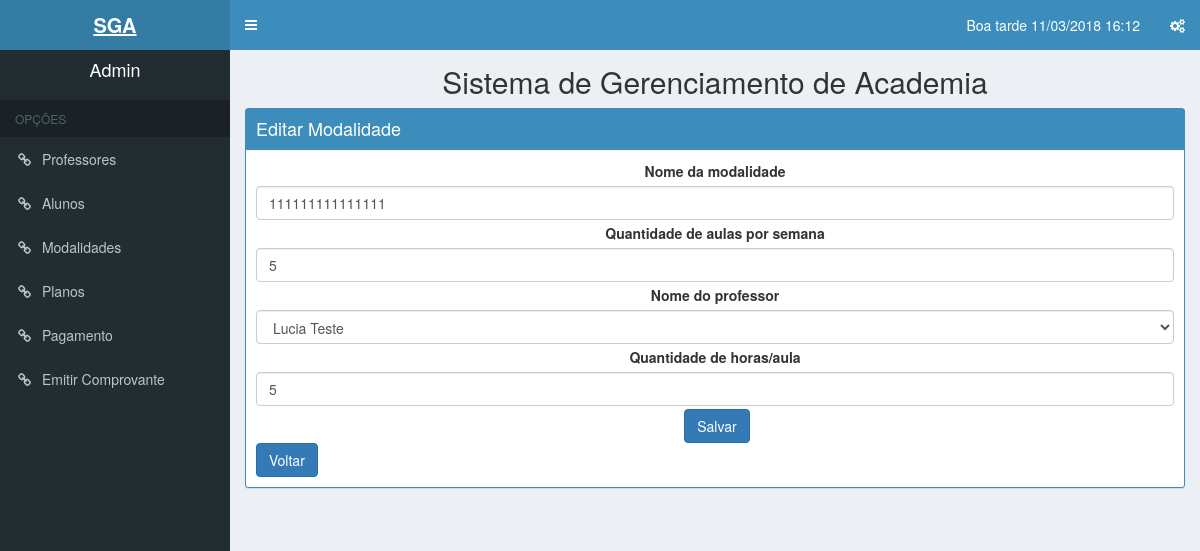
Screenshot of /Views/modalidadeEdit.php?cd_modalidade=4 (signed in) with the database file from the repository.
### tables this page shows
CREATE TABLE `modalidade` (
  `cd_modalidade` int(11) NOT NULL,
  `nm_modalidade` varchar(30) NOT NULL,
  `qt_aulasem` int(5) NOT NULL,
  `qt_hraula` int(5) NOT NULL,
  `nm_professor` varchar(50) NOT NULL
);

### controllers/buscarModalidade.php (called while the page is built, shortened)
<?php
    $cd_modalidade = isset($_GET['cd_modalidade'])? (int) $_GET['cd_modalidade']: null;
    $PDO = db_connect();
    $sql = "SELECT cd_modalidade,
            nm_modalidade,
            qt_aulasem,
            nm_professor,
            qt_hraula
            FROM modalidade
            WHERE cd_modalidade = '$cd_modalidade'";
    $stmt = $PDO->prepare($sql);
    $stmt->bindParam(':cd_modalidade', $cd_modalidade, PDO::PARAM_INT);
    $stmt->execute();
    $user = $stmt->fetch(PDO::FETCH_ASSOC);
?>

### Views/modalidadeEdit.php (the view, shortened to what this page needs)
<?php
include ('../controllers/buscarModalidade.php');
include ('header.php');
?>
<h2 class="center">Sistema de Gerenciamento de Academia</h2>
<div class="box box-solid box-primary">
    <div class="box-header with-border">
        <h3 class="box-title">Editar Modalidade</h3>
    </div>
    <div class="box-body">
        <form action="../controllers/editarModalidade.php?cd_modalidade=<?php echo $user['cd_modalidade'] ?>" method="POST"  align='middle'>
            <div class="form-group">
                <label for="nomemodalidade">Nome da modalidade</label>
                <input class="form-control" type="text" id="nomemodalidade" value="<?php echo $user['nm_modalidade']; ?>" name="nomemodalidade"/>
            </div>
            <div class="form-group">
                <label for="qtaulassemana">Quantidade de aulas por semana</label>
                <input class="form-control" type="number" min="1" max="5" id="qtaulassemana" name="qtaulassemana" value="<?php echo $user['qt_aulasem'] ?>">
            </div>
            <div class="form-group">
                <label for="professor">Nome do professor</label>
                <select name="professor" class="form-control" id="professor">
                    <option><?php echo $user['nm_professor'] ?></option>
                </select>
            </div>
            <div class="form-group">
                <label for="quthorasaula">Quantidade de horas/aula</label>
                <input class="form-control" type="number" min="1" max="5" id="qthorasaula" name="qthorasaula" value="<?php echo $user['qt_hraula'] ?>">
            </div>
            <button class="btn btn-primary" id="salvar" >Salvar</button>
        </form>
        <a href="modalidade.php"><button class="btn btn-primary" id="voltar" >Voltar</button></a>
    </div>
</div>
<?php include 'footer.php'; ?>

### rows the page displays
modalidade: nomemodalidade "111111111111111", qtaulassemana "5", professor "Lucia Teste", qthorasaula "5"

### other values shown
dataatual() "Boa tarde 11/03/2018 16:12"
$_SESSION['user_name'] "Admin"
